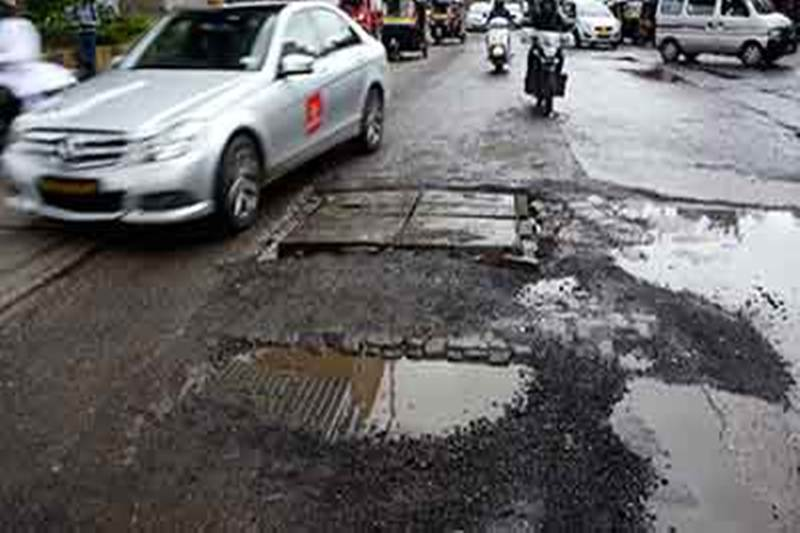
#> input picture Datasets/train/images/102.jpg, 800 x 533 px; its folder holds only this picture in this run
$ python pothole_detector_cv.py --image Datasets/train/images/102.jpg
#> lines starting #> are read from the running program, lines starting #| are printed output that depends on the picture; after the words box and inside, x2 and y2 are one past the last pixel; in counts of white or black regions, pixels touching at a corner belong together
"""
Pothole Detection using Digital Image Processing
=================================================
Classical Computer Vision approach without deep learning
Uses edge detection, contour analysis, and morphological operations
"""

import cv2
import numpy as np
from pathlib import Path
import matplotlib.pyplot as plt
from datetime import datetime
import json


class PotholeDetectorCV:
    """Pothole detection using classical computer vision techniques"""

    def __init__(self):
        """Initialize detector with default parameters"""
        # Edge detection parameters
        self.canny_low = 50
        self.canny_high = 150

        # Morphological operation kernel size
        self.kernel_size = 5

        # Contour filtering parameters
        self.min_area = 500  # Minimum pothole area in pixels
        self.max_area = 50000  # Maximum pothole area

        # Severity thresholds (based on area)
        self.low_threshold = 2000
        self.medium_threshold = 5000

        # Colors for visualization
        self.colors = {
            'low': (0, 255, 0),      # Green
            'medium': (0, 165, 255),  # Orange
            'high': (0, 0, 255)       # Red
        }

    def preprocess_image(self, image):
        """
        Preprocess image for pothole detection

        Args:
            image: Input BGR image

        Returns:
            Preprocessed grayscale image
        """
        # Convert to grayscale
        gray = cv2.cvtColor(image, cv2.COLOR_BGR2GRAY)

        # Apply Gaussian blur to reduce noise
        blurred = cv2.GaussianBlur(gray, (5, 5), 0)

        # Apply CLAHE (Contrast Limited Adaptive Histogram Equalization)
        clahe = cv2.createCLAHE(clipLimit=2.0, tileGridSize=(8, 8))
        enhanced = clahe.apply(blurred)

        return enhanced

    def detect_edges(self, preprocessed):
        """
        Detect edges using Canny edge detector

        Args:
            preprocessed: Preprocessed grayscale image

        Returns:
            Edge map
        """
        edges = cv2.Canny(preprocessed, self.canny_low, self.canny_high)
        return edges

    def apply_morphology(self, edges):
        """
        Apply morphological operations to connect edges

        Args:
            edges: Edge map

        Returns:
            Processed edge map
        """
        # Create kernel for morphological operations
        kernel = cv2.getStructuringElement(cv2.MORPH_ELLIPSE,
                                          (self.kernel_size, self.kernel_size))

        # Closing operation to connect nearby edges
        closed = cv2.morphologyEx(edges, cv2.MORPH_CLOSE, kernel, iterations=2)

        # Dilation to make edges more prominent
        dilated = cv2.dilate(closed, kernel, iterations=1)

        return dilated

    def find_potholes(self, processed_edges):
        """
        Find pothole contours

        Args:
            processed_edges: Processed edge map

        Returns:
            List of pothole contours
        """
        # Find contours
        contours, _ = cv2.findContours(processed_edges,
                                       cv2.RETR_EXTERNAL,
                                       cv2.CHAIN_APPROX_SIMPLE)

        # Filter contours by area
        potholes = []
        for contour in contours:
            area = cv2.contourArea(contour)
            if self.min_area < area < self.max_area:
                # Additional shape analysis
                perimeter = cv2.arcLength(contour, True)
                if perimeter > 0:
                    circularity = 4 * np.pi * area / (perimeter ** 2)

                    # Potholes are typically somewhat circular (0.3 - 1.0)
                    if 0.3 < circularity < 1.0:
                        potholes.append(contour)

        return potholes

    # [18 lines left out: function classify_severity, not called in this run]

    def detect(self, image_path):
        """
        Detect potholes in an image

        Args:
            image_path: Path to input image

        Returns:
            Dictionary with detection results
        """
        # Read image
        image = cv2.imread(str(image_path))
        if image is None:
            raise ValueError(f"Could not read image: {image_path}")

        # Detection pipeline
        preprocessed = self.preprocess_image(image)
        edges = self.detect_edges(preprocessed)
        processed = self.apply_morphology(edges)
        potholes = self.find_potholes(processed)

        # Analyze each pothole
        results = []
        for i, contour in enumerate(potholes):
            # Get bounding box
            x, y, w, h = cv2.boundingRect(contour)

            # Calculate properties
            area = cv2.contourArea(contour)
            perimeter = cv2.arcLength(contour, True)
            circularity = 4 * np.pi * area / (perimeter ** 2) if perimeter > 0 else 0

            # Classify severity
            severity = self.classify_severity(contour)

            results.append({
                'id': i + 1,
                'bbox': (x, y, w, h),
                'area': area,
                'perimeter': perimeter,
                'circularity': circularity,
                'severity': severity,
                'contour': contour
            })

        return {
            'image_path': str(image_path),
            'num_potholes': len(results),
            'potholes': results,
            'processed_images': {
                'original': image,
                'preprocessed': preprocessed,
                'edges': edges,
                'processed': processed
            }
        }

    def visualize(self, detection_results, save_path=None, show=True):
        """
        Visualize detection results

        Args:
            detection_results: Results from detect()
            save_path: Path to save visualization
            show: Whether to display the image
        """
        image = detection_results['processed_images']['original'].copy()

        # Draw each pothole
        for pothole in detection_results['potholes']:
            x, y, w, h = pothole['bbox']
            severity = pothole['severity']
            color = self.colors[severity]

            # Draw bounding box
            cv2.rectangle(image, (x, y), (x + w, y + h), color, 2)

            # Draw contour
            cv2.drawContours(image, [pothole['contour']], -1, color, 2)

            # Add label
            label = f"{severity.upper()} #{pothole['id']}"
            label_size, _ = cv2.getTextSize(label, cv2.FONT_HERSHEY_SIMPLEX, 0.6, 2)

            # Background for text
            cv2.rectangle(image, (x, y - label_size[1] - 10),
                         (x + label_size[0], y), color, -1)

            # Text
            cv2.putText(image, label, (x, y - 5),
                       cv2.FONT_HERSHEY_SIMPLEX, 0.6, (255, 255, 255), 2)

            # Add area info
            area_text = f"Area: {int(pothole['area'])} px"
            cv2.putText(image, area_text, (x, y + h + 20),
                       cv2.FONT_HERSHEY_SIMPLEX, 0.5, color, 1)

        # Add summary
        summary = f"Potholes Detected: {detection_results['num_potholes']}"
        cv2.putText(image, summary, (10, 30),
                   cv2.FONT_HERSHEY_SIMPLEX, 1, (0, 255, 0), 2)

        # Display
        if show:
            plt.figure(figsize=(15, 10))
            plt.imshow(cv2.cvtColor(image, cv2.COLOR_BGR2RGB))
            plt.axis('off')
            plt.title(f"Pothole Detection Results - {detection_results['num_potholes']} detected")
            plt.tight_layout()
            plt.show()

        # Save
        if save_path:
            cv2.imwrite(str(save_path), image)
            print(f"Saved visualization to: {save_path}")

        return image

    def visualize_pipeline(self, detection_results, save_path=None):
        """
        Visualize the entire processing pipeline

        Args:
            detection_results: Results from detect()
            save_path: Path to save visualization
        """
        fig, axes = plt.subplots(2, 3, figsize=(18, 12))

        # Original image
        original = detection_results['processed_images']['original']
        axes[0, 0].imshow(cv2.cvtColor(original, cv2.COLOR_BGR2RGB))
        axes[0, 0].set_title('Original Image')
        axes[0, 0].axis('off')

        # Preprocessed
        preprocessed = detection_results['processed_images']['preprocessed']
        axes[0, 1].imshow(preprocessed, cmap='gray')
        axes[0, 1].set_title('Preprocessed (CLAHE)')
        axes[0, 1].axis('off')

        # Edges
        edges = detection_results['processed_images']['edges']
        axes[0, 2].imshow(edges, cmap='gray')
        axes[0, 2].set_title('Edge Detection (Canny)')
        axes[0, 2].axis('off')

        # Morphological processing
        processed = detection_results['processed_images']['processed']
        axes[1, 0].imshow(processed, cmap='gray')
        axes[1, 0].set_title('Morphological Processing')
        axes[1, 0].axis('off')

        # Contours overlay
        contour_img = original.copy()
        for pothole in detection_results['potholes']:
            color = self.colors[pothole['severity']]
            cv2.drawContours(contour_img, [pothole['contour']], -1, color, 2)
        axes[1, 1].imshow(cv2.cvtColor(contour_img, cv2.COLOR_BGR2RGB))
        axes[1, 1].set_title('Detected Contours')
        axes[1, 1].axis('off')

        # Final result
        final = self.visualize(detection_results, show=False)
        axes[1, 2].imshow(cv2.cvtColor(final, cv2.COLOR_BGR2RGB))
        axes[1, 2].set_title(f'Final Result ({detection_results["num_potholes"]} potholes)')
        axes[1, 2].axis('off')

        plt.tight_layout()

        if save_path:
            plt.savefig(save_path, dpi=150, bbox_inches='tight')
            print(f"Saved pipeline visualization to: {save_path}")

        plt.show()


def process_single_image(image_path, output_dir=None):
    """
    Process a single image for pothole detection

    Args:
        image_path: Path to image
        output_dir: Directory to save results
    """
    print("=" * 70)
    print("POTHOLE DETECTION - Digital Image Processing")
    print("=" * 70)

    # Create detector
    detector = PotholeDetectorCV()

    # Detect potholes
    print(f"\nProcessing: {image_path}")
    results = detector.detect(image_path)

    # Print results
    print(f"\nDetection Results:")
    print(f"  Total potholes found: {results['num_potholes']}")

    if results['num_potholes'] > 0:
        print("\nDetailed Analysis:")
        for pothole in results['potholes']:
            print(f"\n  Pothole #{pothole['id']}:")
            print(f"    Severity: {pothole['severity'].upper()}")
            print(f"    Area: {pothole['area']:.0f} pixels")
            print(f"    Perimeter: {pothole['perimeter']:.0f} pixels")
            print(f"    Circularity: {pothole['circularity']:.2f}")
            print(f"    Bounding Box: {pothole['bbox']}")

    # Visualize
    if output_dir:
        output_dir = Path(output_dir)
        output_dir.mkdir(exist_ok=True, parents=True)

        # Save annotated image
        img_name = Path(image_path).stem
        result_path = output_dir / f"{img_name}_result.jpg"
        detector.visualize(results, save_path=result_path, show=True)

        # Save pipeline visualization
        pipeline_path = output_dir / f"{img_name}_pipeline.jpg"
        detector.visualize_pipeline(results, save_path=pipeline_path)

        # Save JSON results
        json_path = output_dir / f"{img_name}_results.json"
        json_results = {
            'image_path': str(image_path),
            'timestamp': datetime.now().isoformat(),
            'num_potholes': results['num_potholes'],
            'potholes': [
                {
                    'id': p['id'],
                    'severity': p['severity'],
                    'area': float(p['area']),
                    'perimeter': float(p['perimeter']),
                    'circularity': float(p['circularity']),
                    'bbox': p['bbox']
                }
                for p in results['potholes']
            ]
        }

        with open(json_path, 'w') as f:
            json.dump(json_results, f, indent=2)

        print(f"\nResults saved to: {output_dir}")
    else:
        detector.visualize(results, show=True)

    print("=" * 70)

    return results


# [70 lines left out: function process_batch, not called in this run]


def main():
    """Main function"""
    import argparse

    parser = argparse.ArgumentParser(description='Pothole Detection using Digital Image Processing')
    parser.add_argument('--image', type=str, help='Path to single image')
    parser.add_argument('--batch', type=str, help='Path to directory of images')
    parser.add_argument('--output', type=str, default='cv_results', help='Output directory')

    args = parser.parse_args()

    if args.image:
        process_single_image(args.image, args.output)
#> in detect, image is the input picture: shape (533, 800, 3); mean B, G, R 106.4, 105.2, 106.6
#> in preprocess_image, `blurred = cv2.GaussianBlur(gray, (5, 5), 0)`:
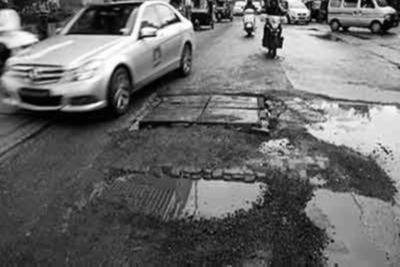
#> blurred: shape (533, 800) (shown at 1/2 size); min 0, max 254, mean 105.8
#> in preprocess_image, `enhanced = clahe.apply(blurred)`:
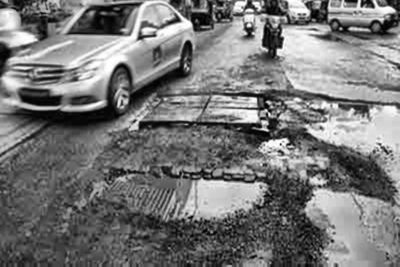
#> enhanced: shape (533, 800) (shown at 1/2 size); min 0, max 255, mean 118.4
#> in detect_edges, `edges = cv2.Canny(preprocessed, self.canny_low, self.canny_high)`:
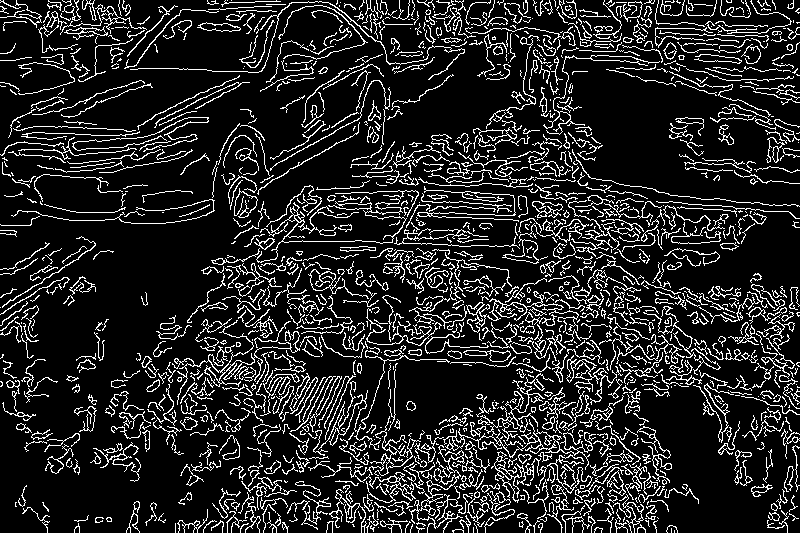
#> edges: shape (533, 800); 14.6% white in thin lines or dots
#> in apply_morphology, `closed = cv2.morphologyEx(edges, cv2.MORPH_CLOSE, kernel, iterations=2)`:
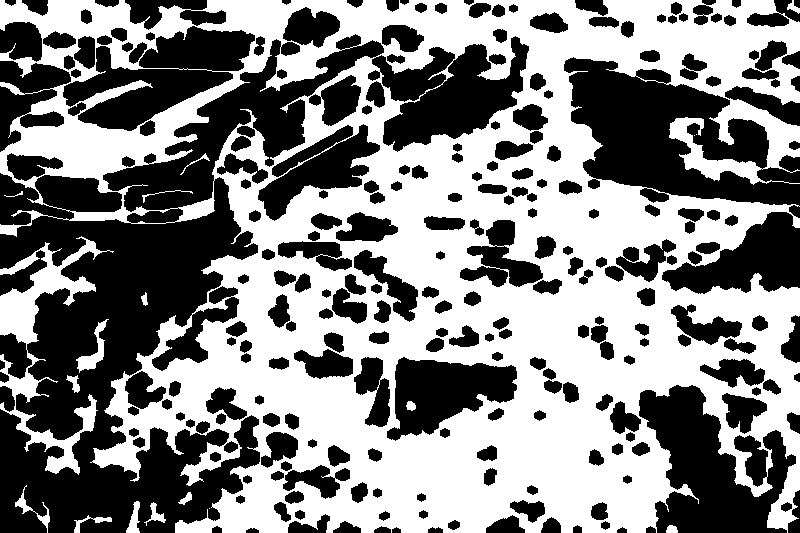
#> closed: shape (533, 800); 52% white; 250 black regions, largest, box (x1, y1, x2, y2) and area: (0, 34, 529, 533) 78483, (564, 57, 800, 218) 19343, (639, 385, 796, 533) 13160
#> in apply_morphology, `dilated = cv2.dilate(closed, kernel, iterations=1)`:
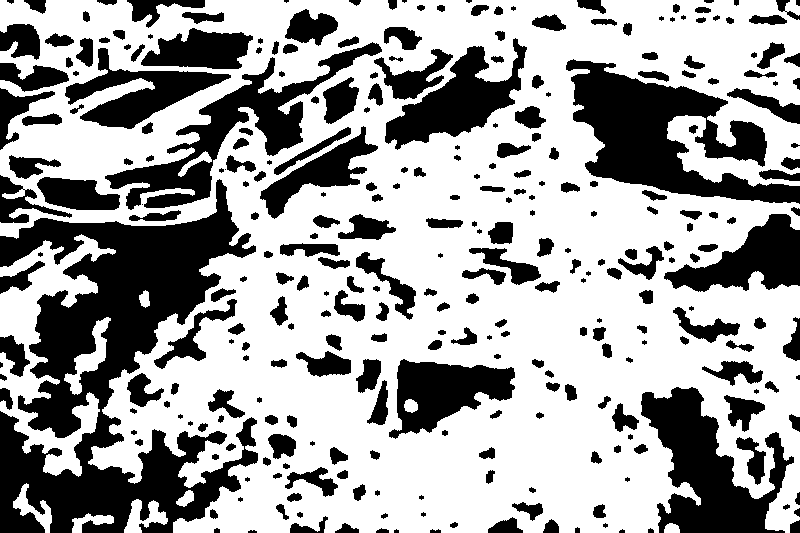
#> dilated: shape (533, 800); 63.7% white; 304 black regions (42 under 20 px)
#> in find_potholes, `contours, _ = cv2.findContours(processed_edges, cv2.RETR_EXTERNAL, cv2..`: contours = 9 contours; largest, box (x1, y1, x2, y2) and area: (0, 0, 800, 533) 326774, (0, 234, 116, 477) 8698, (64, 317, 111, 395) 996, (124, 499, 168, 533) 660, (13, 483, 52, 533) 562
#> the loop in find_potholes, `for contour in contours:` made 9 passes
#> (area, perimeter, circularity) on passes 3, 5, 6, 8: (660.5, 201.8, 0.204), (561.5, 193.9, 0.188), (995.5, 252.4, 0.196), (8697.5, 1676.9, 0.0389)
#> after the loop in find_potholes, `for contour in contours:`: potholes = []
#> in process_single_image, `results = detector.detect(image_path)`: results = 4 items
#|   Total potholes found: 0
#> in visualize, `summary = f"Potholes Detected: {detection_results['num_potholes']}"`: summary = 'Potholes Detected: 0'
#> in visualize, `cv2.putText(image, summary, (10, 30), cv2.FONT_HERSHEY_SIMPLEX, 1, (0,..`:
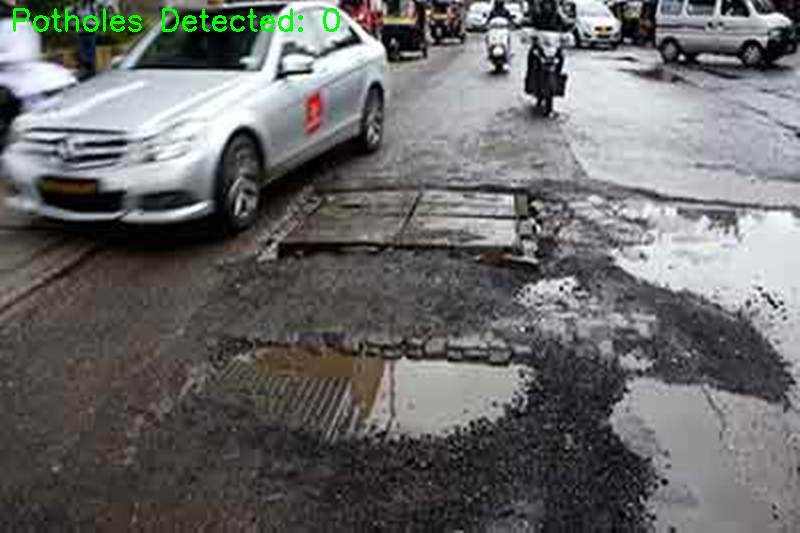
#> image: shape (533, 800, 3); 0.54% of pixels changed, all inside (x1, y1, x2, y2) = (13, 8, 340, 32)
#> in visualize_pipeline, `plt.savefig(save_path, dpi=150, bbox_inches='tight')`:
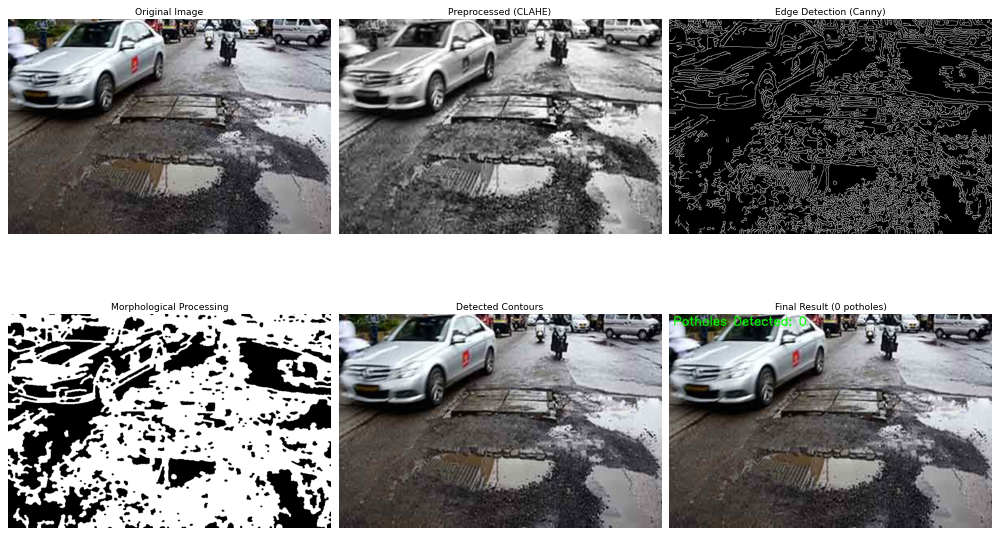
#> figure drawn by matplotlib, 6 panels
    elif args.batch:
        process_batch(args.batch, args.output)
    else:
        # Default: process first image from dataset
        images_dir = Path("Datasets/images")
        if images_dir.exists():
            images = list(images_dir.glob("*.jpg"))
            if images:
                print("No image specified, processing first image from dataset...")
                process_single_image(images[0], args.output)
            else:
                print("No images found in Datasets/images/")
        else:
            print("Usage:")
            print("  python pothole_detector_cv.py --image path/to/image.jpg")
            print("  python pothole_detector_cv.py --batch path/to/images/")


if __name__ == "__main__":
    main()

$ run again, on Datasets/train/images/138.jpg
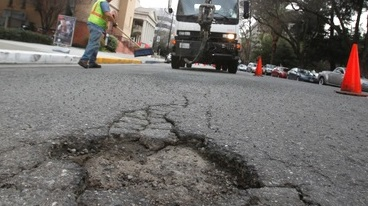
#> input picture Datasets/train/images/138.jpg, 368 x 206 px
#> in detect, image is the input picture: shape (206, 368, 3); mean B, G, R 104.8, 107.8, 111.5
#> in detect_edges, `edges = cv2.Canny(preprocessed, self.canny_low, self.canny_high)`:
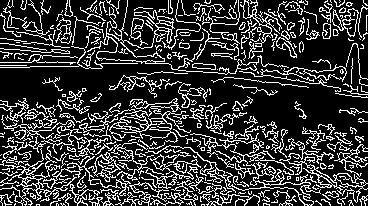
#> edges: shape (206, 368); 22.2% white in thin lines or dots
#> closed: shape (206, 368); 75.5% white; 42 black regions, largest, box (x1, y1, x2, y2) and area: (0, 63, 158, 114) 4856, (245, 84, 368, 143) 4329, (262, 31, 352, 72) 2003
#> dilated: shape (206, 368); 83.2% white; 48 black regions (9 under 20 px)
#> contours = 3 contours; box (x1, y1, x2, y2) and area: (0, 0, 368, 206) 65535, (337, 106, 368, 125) 288, (292, 99, 309, 121) 173
#> the loop in find_potholes, `for contour in contours:` made 3 passes
#> area on passes 1 to 3: 287.5, 173, 65535
#> after the loop in find_potholes, `for contour in contours:`: potholes = []
#> in process_single_image, `results = detector.detect(image_path)`: results = 4 items
#|   Total potholes found: 0
#> summary = 'Potholes Detected: 0'
#> in visualize, `cv2.putText(image, summary, (10, 30), cv2.FONT_HERSHEY_SIMPLEX, 1, (0,..`:
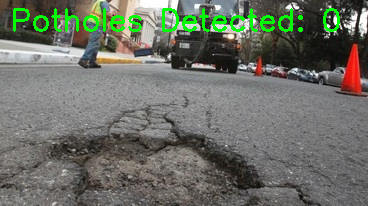
#> image: shape (206, 368, 3); 3.01% of pixels changed, all inside (x1, y1, x2, y2) = (13, 8, 340, 32)
